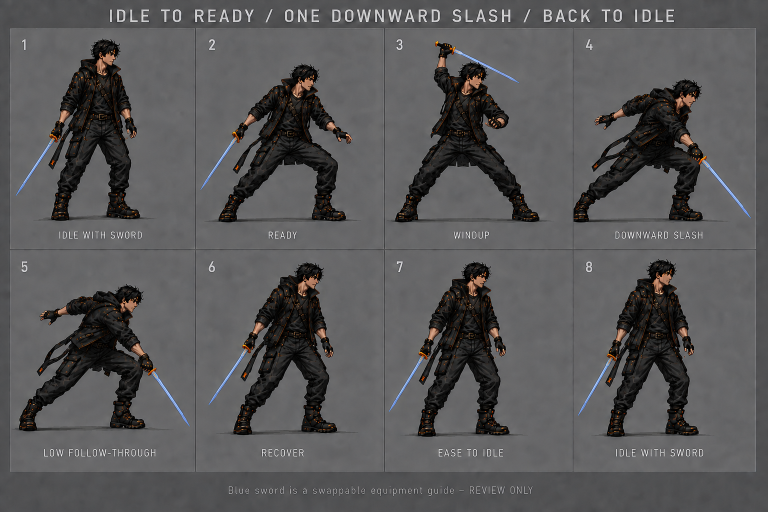
#> input picture ReviewCaptures/PlayerAttack/carry-grip-review.png, 1536 x 1024 px (shown at 1/2 size)
$ python assemble_attack_recovery_review.py
#> lines starting #> are read from the running program, lines starting #| are printed output that depends on the picture
# Developer map: Legacy review-only replacement of recovery panel six; writes comparison images, not the current player configuration.
# See Docs/DEVELOPER_HANDOFF.md for system flow and validation.
"""Replace only approved-for-edit review panel 6, preserving other pixels."""
from pathlib import Path
import json
import numpy as np
from PIL import Image

out=Path(__file__).resolve().parents[2]/'ReviewCaptures/PlayerAttack'
original=Image.open(out/'carry-grip-review.png').convert('RGB')
#> original is the input picture: PIL image 1536x1024 RGB; mean R, G, B 87.9, 87, 87.7
edited=Image.open(out/'recovery-six-generated-source.png').convert('RGB')
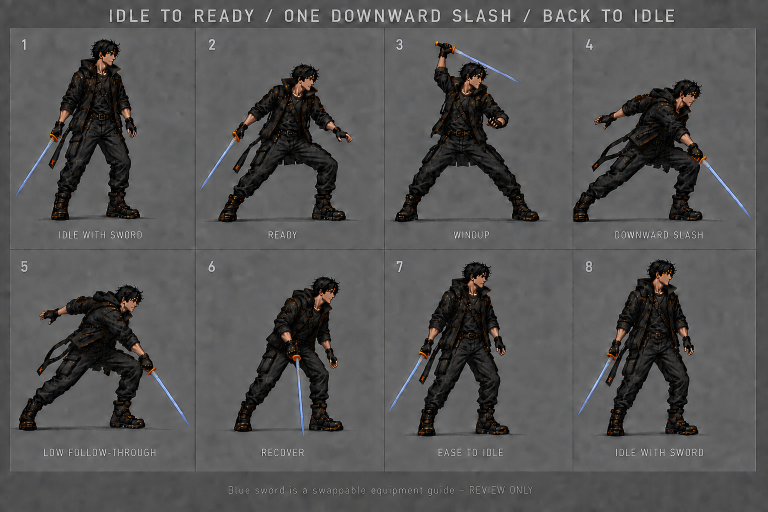
#> input picture ReviewCaptures/PlayerAttack/recovery-six-generated-source.png, 1536 x 1024 px (shown at 1/2 size)
#> edited is the input picture: PIL image 1536x1024 RGB; mean R, G, B 85.1, 84.3, 84.2
assert original.size==edited.size==(1536,1024)
box=(393,501,768,943)
result=original.copy();result.paste(edited.crop(box),box[:2])
a=np.array(original);b=np.array(result)
mask=np.ones(a.shape[:2],bool);mask[box[1]:box[3],box[0]:box[2]]=False
assert np.array_equal(a[mask],b[mask])
assert not np.array_equal(a[~mask],b[~mask])
result.save(out/'recovery-six-review.png')
result.crop((20,500,1145,943)).save(out/'recovery-five-six-seven-detail.png')
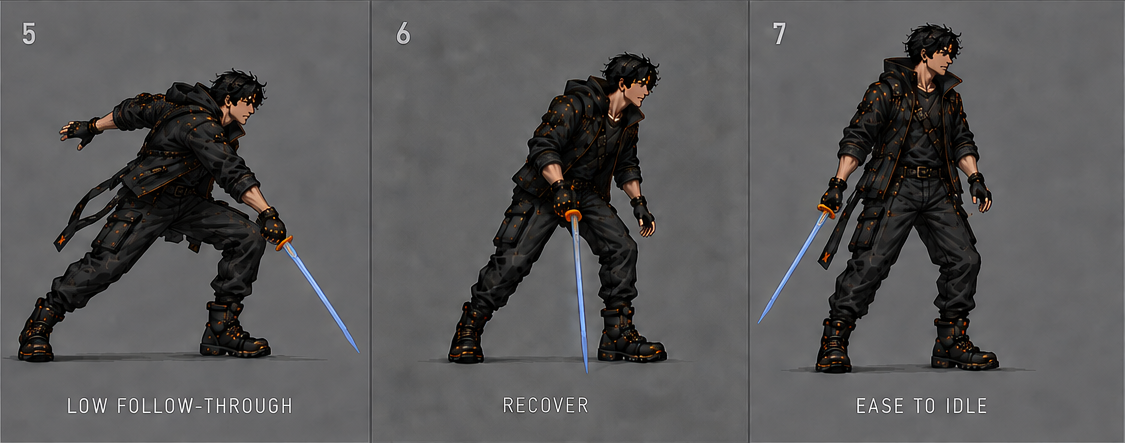
#> saved as recovery-five-six-seven-detail.png: PIL image 1125x443 RGB; mean R, G, B 88.4, 87.4, 87.7
(out/'recovery-six-checks.json').write_text(json.dumps({'changed_panel':6,'edit_rectangle':box,'all_pixels_outside_panel_6_identical':True,'review_only':True,'implemented':False},indent=2))
print(str(out/'recovery-six-review.png'))
